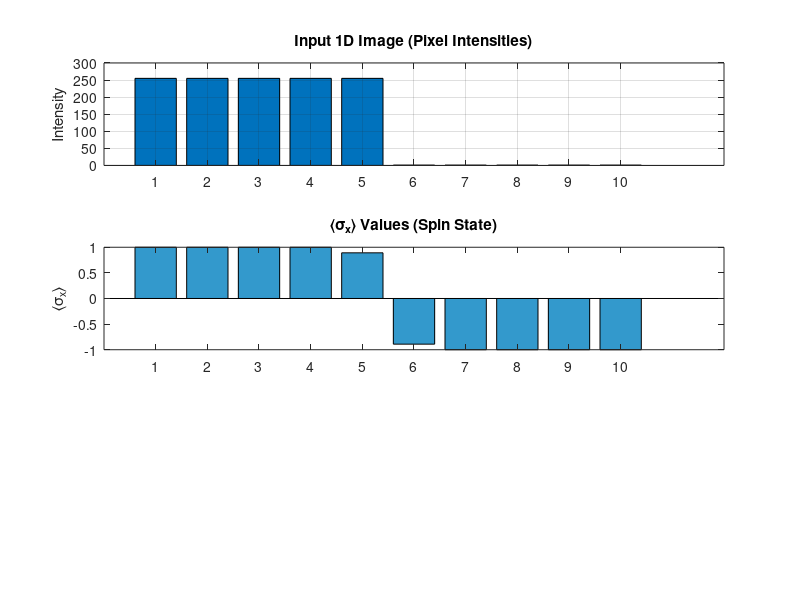

Recreate this plot in MATLAB. (Note: this script raises an error after producing the figure.)
clc; clear;

tic

% === 1. Input Image ===
n1=5;% half the legth of image 1
img1 = [255 *ones(1,n1),ones(1, n1)];% image 1 is half balck and half white
n2=8;% length of image 2
img2 = ones(1,n2); %image 2 is all the same color
img = img1; %choose between image 1 and image 2 to run the algorithm
n = length(img);

% === 2. Spin Operators and Identity ===
sx = [0, 1; 1, 0];
sy = [0, 1i; -1i, 0];
sz = [1, 0; 0, -1];
I = eye(2);

% === 3. Pixel Similarity → Coupling Strengths J(i) ===
J = zeros(1, n);%create J-tensor containing the interactions
for i = 1:n-1
    next = i + 1;%A:removed mod to make it a line segment
    diff = abs(img(i) - img(next));
    J(i) = 1 + exp(-diff/(256)) -exp(diff/(256));  % similarity-based coupling; it scales with the size of the image
    J(i) = 2 + 10*exp(-diff/(256)) -10*exp(diff/(256)); % 2 is a base point that may be adapted
    %J(i)=1;
end

% === 4. Construct Ising-like Hamiltonian ===
H = zeros(2^n);

% (a) Interaction: -J(i) * σz_i * σz_{i+1}
for i = 1:n-1%changed n to n-1
    opX = 1;
    opY = 1;
    opZ = 1;
    for j = 1:n
        if j == i || j == i+1  %A:removed mod to make it a line segment
            X = sx;
            Y = sy;
            Z = sz;
        else
            X = I;
            Y = I;
            Z = I;
        end
        opX = kron(opX, X);
        opY = kron(opY, Y);
        opZ = kron(opZ, Z);
    end
    H = H - (opY + opZ)-  J(i)*opX;
end
%if we set J =1, then the expected value of sz is non-zero
%if we set J=-1, the ground state is gapless meaning that the eigenspace of
%of the lowest eigenvalue is degenerate and, as a result, we obtain
%expected values of sz that are not zero. 

% (b1) Dipole interaction1: S(i).S(j)/|i-j|^3
d=100; %strenth of dipole interaction
for i = 1:n
    for j=1:n
        opX = 1;
        opY = 1;
        opZ = 1;
        for k = 1:n
            if k == i || k == j 
                X = sx;
                Y = sy;
                Z = sz;
            else
                X = I;
                Y = I;
                Z = I;
            end
        opX = kron(opX, X);
        opY = kron(opY, Y);
        opZ = kron(opZ, Z);
        end
        if i ~= j
            H = H  + (1/(d*abs(i-j))^3)*(opX + opY + opZ);
        end
    end
end
%We (should) get a zero expcted value of the x-spin on each site if this is
%the only interaction and the image is constant. This is due to symmetry.
%Actually, the behaviour is a bit more sublte since the ground state is
%gapless, meaning that the eigenspace with the lowest eigenvalue is
%degenerate. There will be an eigenvector that has zero expected value of
%the x-spin for all sites.

% (b2) Dipole interaction2: [S(i).(i-j)][S(j).(i-j)]/|i-j|^5
for i = 1:n
    for j=1:n
        opX = 1;
        for k = 1:n
            if k == i || k == j 
                X = sx;
            else
                X = I;
            end
        opX = kron(opX, X);
        end
        if i ~= j
            H = H  -(3/(d*abs(i-j))^3)*(opX);
        end
    end
end
%This term introduces the geomerty dependence. We assume that all the
%vertexes in the lattice lie in the x-axis, which leads to a simplification
%and only sx terms

%H=-H;%flip the energies?

% (c) Label constraints: pixel n/4 = +1, 3n/4 = –1
label_strength = 1*n;%strength of the magnetic field, n, increases with the size of the image; set label strength to 0 to remove magnetic field
label_indices = [floor(n/4), floor(3*n/4)];
label_targets = [+1, -1];

for k = 1:length(label_indices)
    i = label_indices(k);
    target = label_targets(k);
    op = 1;
    for j = 1:n
        A = (j == i) * sx + (j ~= i) * I;
        op = kron(op, A);
    end
    H = H - label_strength * target * op;
end

%H = sparse(H);%tranform to a sparese matrix

% === 5. Solve for Ground State ===
%[evecs, evals] = eigs(H, 1, 'SA');%use this if the matrix if SPARSE
%ground_state = evecs;%use this if the matrix is SPARSE
[evecs, evals] = eig(H);%use this if the matrix is NOT SPARSE
[~, idx] = min(diag(evals));%use this if the matrix is NOT SPARSE
%idx=5;%index override
ground_state = evecs(:, idx);%use this if the matrix is NOT SPARSE

% === 6. Measure ⟨σx⟩ for Each Pixel ===
expect_vals = zeros(1, n);
tot_sx = 0;%total x-spin magnetization
for i = 1:n
    op = 1;
    for j = 1:n
        A = (j == i) * sx + (j ~= i) * I;
        op = kron(op, A);
    end
    tot_sx = tot_sx + op;
    expect_vals(i) = real(ground_state' * op * ground_state);
end

% === 7. Assign Segments ===
segments = expect_vals >= 0;


% === 9. Plotting ===
figure;

subplot(3,1,1);
bar(img);
title('Input 1D Image (Pixel Intensities)');
ylabel('Intensity');
xticks(1:n);
grid on;

subplot(3,1,2);
bar(expect_vals, 'FaceColor', [0.2 0.6 0.8]);
title('⟨σ_x⟩ Values (Spin State)');
ylabel('⟨σ_x⟩');
xticks(1:n);
yline(0, '--k');
grid on;

subplot(3,1,3);
bar(segments, 'FaceColor', [0.9 0.5 0.2]);
title('Segment Assignment (1 = Foreground, 0 = Background)');
xlabel('Pixel Index');
ylabel('Segment');
xticks(1:n);
ylim([-0.5 1.5]);
grid on;

toc
